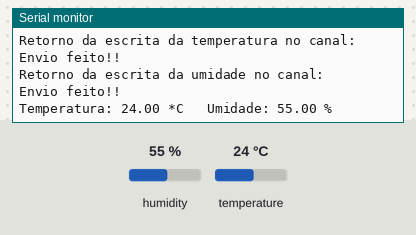
Recording of a sketch running on a simulated ESP32. On the bench: the last lines printed to the serial monitor. The test bench sets the inputs (shaded band); at power-on: humidity 55 %, temperature 24 °C. WiFi joins after 1.5 s; servers stay silent unless stated.

Above: at 8.2 s.
8.3 s: humidity set to 22 %
At 8.57 s:
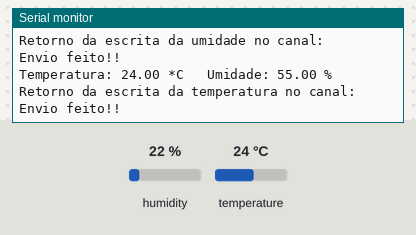
12.5 s: temperature set to 12 °C
At 12.53 s:
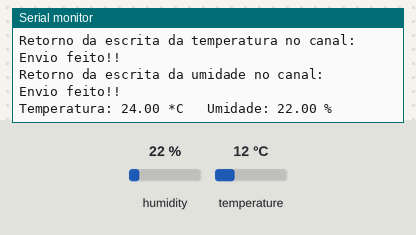
16.7 s: humidity set to 40 %
At 16.78 s:
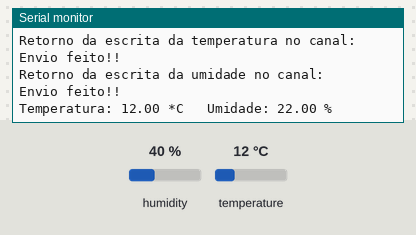
Timing chart, 0 to 19.7 s (numbered marks = the images above; inputs shaded):
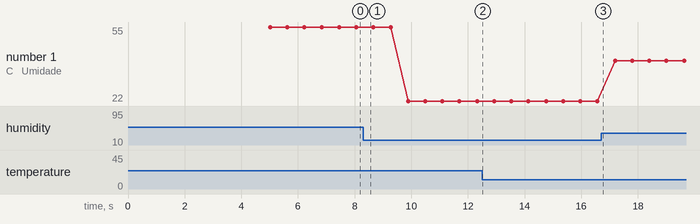

Measured:
- plotted number 1: 55 → 22 after the input at 8.3 s, 22 → 40 after the input at 16.7 s

The sketch:

ESP32_sensorDHT_ThingSpeak_07.12.2022.ino
```cpp
#include <WiFi.h>
#include "ThingSpeak.h"

//trecho código DHT11-----------------------------------------------------------------------
#include "DHT.h"

#define pino_dht 4 // pino onde o sensor DHT está conectado
float temperatura; // variável para armazenar o valor de temperatura
float umidade; // variável para armazenar o valor de umidade
DHT dht(pino_dht, DHT11); // define o pino e o tipo de DHT
//fim do trecho DHT11-----------------------------------------------------------------------

// variaveis para alocar senha e nome da rede
const char* nome_da_rede = "*****";
const char* senha = "*****";

// tipo de interação com Wifi
WiFiClient  client;

// variaveis para alocar ID do canal e chaves
unsigned long ID_canal = 1947618;
const char *Key_Write = "TCALHUNZ8WQV8HFE";

// minhas funções
void conectar_Wifi(const char* nome_da_rede, const char* senha);
void imprime_retorno(int valor);


// área das variáveis globais comuns
int leitura = 0; // ?????????????????????????????????????????????????????????

#define DHTPIN 4 //??????????????????????????????????????????????????????????

void setup() {
  //trecho de programa Rudolf________________________________________________I
  Serial.begin(115200); // iniciando Serial
  ThingSpeak.begin(client); // iniciando ThingSpeak
  //Fim trecho Rudolf________________________________________________________F

  //trecho código DHT11-----------------------------------------------------------------------
  dht.begin(); // inicializa o sensor DHT
  //fim do trecho DHT11-----------------------------------------------------------------------
}

void loop() {

  int resposta_escrita;

  conectar_Wifi(nome_da_rede, senha); // "função" de conexão

  //trecho código DHT11-----------------------------------------------------------------------
  //delay(2000); // 2 segundos (Datasheet)

  // A leitura da temperatura ou umidade pode levar 250ms
  // O atraso do sensor pode chegar a 2 segundos
  temperatura = dht.readTemperature(); // lê a temperatura em Celsius
  umidade = dht.readHumidity(); // lê a umidade

  // Se ocorreu alguma falha durante a leitura
  if (isnan(umidade) || isnan(temperatura)) {
    Serial.println("Falha na leitura do Sensor DHT!");
  }
  else { // Se não
    // Imprime o valor de temperatura
    Serial.print("Temperatura: ");
    Serial.print(temperatura);
    Serial.print(" *C ");

    Serial.print("\t"); // tabulação

    // Imprime o valor de umidade
    Serial.print("Umidade: ");
    Serial.print(umidade);
    Serial.print(" %\t");

    Serial.println(); // nova linha
    //fim do trecho-------------------------------------------------------------------------------

    resposta_escrita = ThingSpeak.writeField(ID_canal, 1, temperatura, Key_Write);
    Serial.println("Retorno da escrita da temperatura no canal:");
    imprime_retorno(resposta_escrita);
    resposta_escrita = ThingSpeak.writeField(ID_canal, 2, umidade, Key_Write);
    Serial.println("Retorno da escrita da umidade no canal:");
    imprime_retorno(resposta_escrita);
  }
}

// bloco de conexão Wifi
void conectar_Wifi(const char* nome_da_rede, const char* senha) {

  if (WiFi.status() != WL_CONNECTED) {
    Serial.print("Tentando se conectar a ");
    Serial.println(nome_da_rede);
    while (WiFi.status() != WL_CONNECTED) {
      WiFi.begin(nome_da_rede, senha);
      delay(5000);
    }
    Serial.print("\n Conectado a ");
    Serial.println(nome_da_rede);
  }
}


// bloco de verificação, erros ThingSpeak
void imprime_retorno(int valor) {
   if (valor == 200) {
    Serial.println("Envio feito!!");
  }
  else if (valor == 404) {
    Serial.println("tive um problema!! Chave de API incorreta");
  }
  else if (valor == -101) {
    Serial.println("tive um problema!! O valor está fora de alcance ou a sequência é muito longa");
  }
  else if (valor == -201) {
    Serial.println("tive um problema!! Número de campo inválido");
  }
  else if (valor == -210) {
    Serial.println("tive um problema!! setField() não foi chamado antes de writeFields()");
  }
  else if (valor == -301) {
    Serial.println("tive um problema!! Falha ao conectar-se ao ThingSpeak");
  }
  else if (valor == -302) {
    Serial.println("tive um problema!! Falha inesperada durante a gravação para o ThingSpeak");
  }
  else if (valor == -303) {
    Serial.println("tive um problema!!Incapaz de analisar a resposta");
  }
  else if (valor == -304) {
    Serial.println("tive um problema!!Tempo limite, esperando que o servidor responda");
  }
  else if (valor == -401) {
    Serial.println("tive um problema!! Nada aconteu , os dados não foram envidos");
  }
  else {
    Serial.println("tive um problema!! HTTP codigo de erro " + String(valor));
  }
}
```
